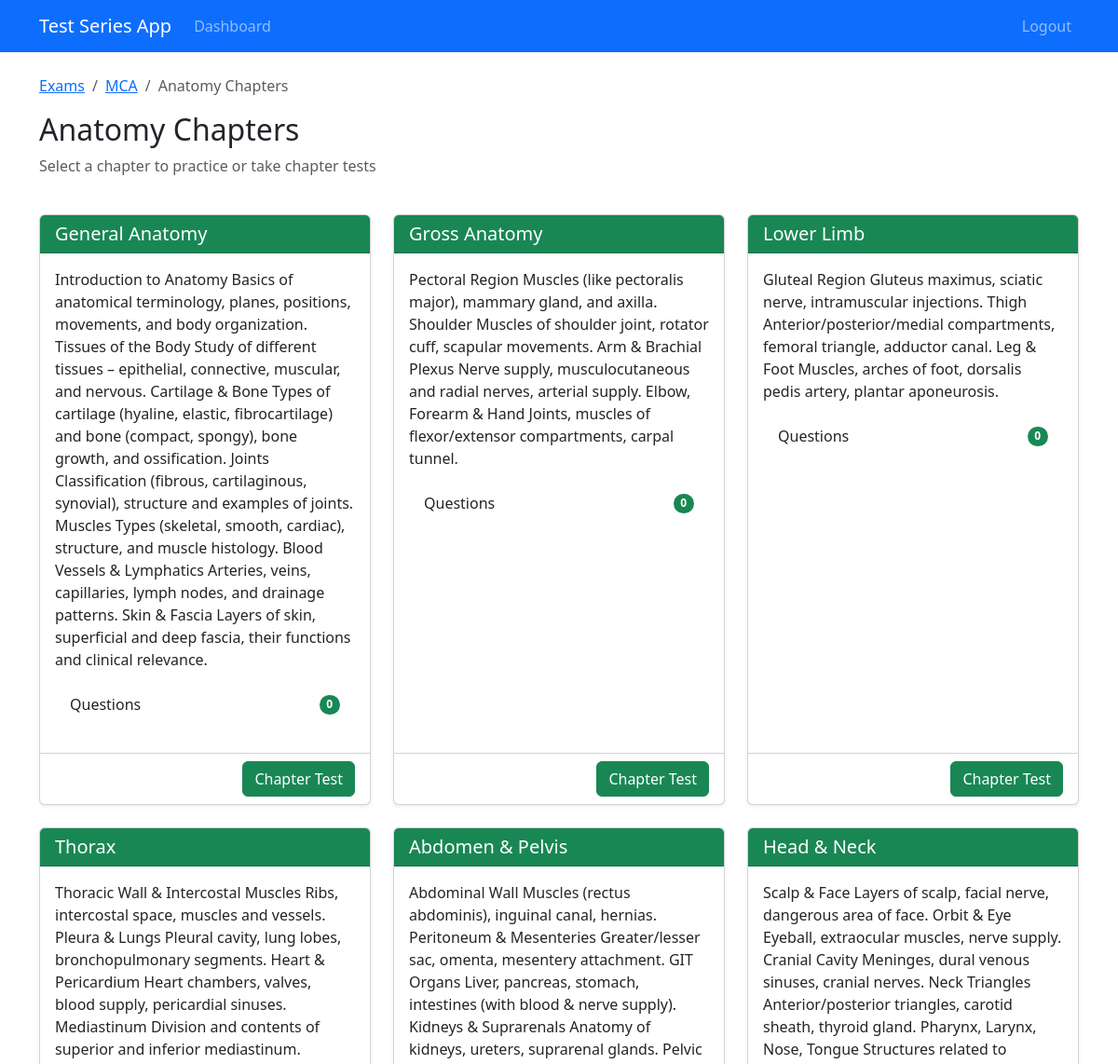
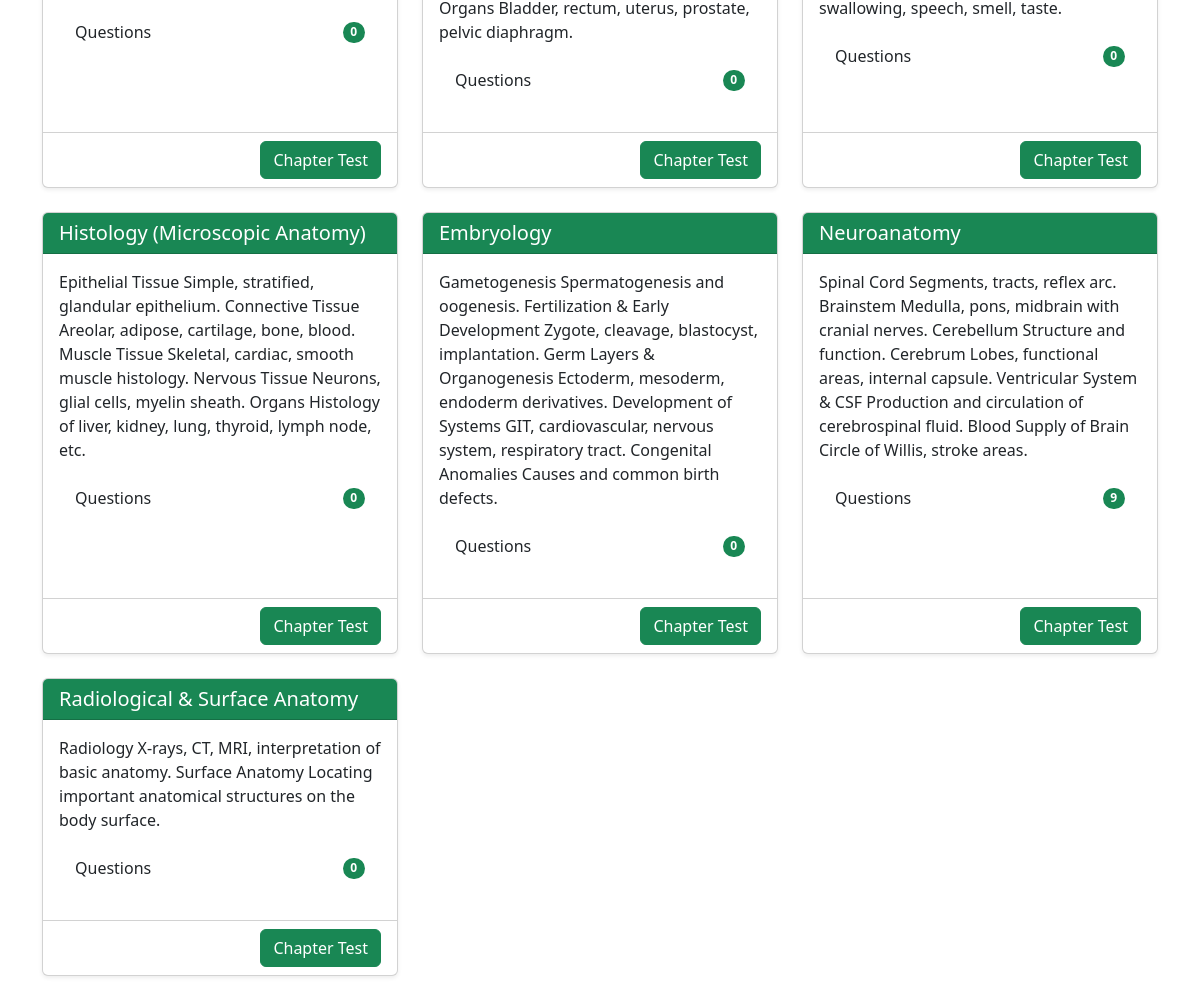
/exams/chapters/1/ (signed in), run on the app's committed database (2 pictures, top to bottom).
### exams/models.py (models this page shows, shortened)
class Subject(models.Model):
    exam_type = models.ForeignKey(ExamType, on_delete=models.CASCADE)
    name = models.CharField(max_length=100)
    description = models.TextField(blank=True, null=True)
    created_at = models.DateTimeField(auto_now_add=True)
    updated_at = models.DateTimeField(auto_now=True)

class ExamType(models.Model):
    name = models.CharField(max_length=100)
    description = models.TextField(blank=True, null=True)
    created_at = models.DateTimeField(auto_now_add=True)
    updated_at = models.DateTimeField(auto_now=True)

class Chapter(models.Model):
    subject = models.ForeignKey(Subject, on_delete=models.CASCADE)
    name = models.CharField(max_length=100)
    description = models.TextField(blank=True, null=True)  # Add this line
    created_at = models.DateTimeField(auto_now_add=True)
    updated_at = models.DateTimeField(auto_now=True)

### exams/views.py (the view)
# urls.py: path('chapters/<int:subject_id>/', views.chapters, name='chapters'),
@login_required
def chapters(request, subject_id):
    subject = get_object_or_404(Subject, pk=subject_id)
    chapters = Chapter.objects.filter(subject=subject).annotate(
        question_count=Count('question')
    )
    return render(request, 'exams/chapters.html', {
        'subject': subject,
        'chapters': chapters
    })

### templates/exams/chapters.html (shortened to what this page needs)
{% extends 'base.html' %}
{% block content %}
<div class="row mb-4">
    <div class="col">
        <nav aria-label="breadcrumb">
            <ol class="breadcrumb">
                <li class="breadcrumb-item"><a href="{% url 'exam_types' %}">Exams</a></li>
                <li class="breadcrumb-item"><a href="{% url 'subjects' subject.exam_type.id %}">{{ subject.exam_type.name }}</a></li>
                <li class="breadcrumb-item active" aria-current="page">{{ subject.name }} Chapters</li>
            </ol>
        </nav>
        <h2>{{ subject.name }} Chapters</h2>
        <p class="text-muted">Select a chapter to practice or take chapter tests</p>
    </div>
</div>
<div class="row row-cols-1 row-cols-md-2 row-cols-lg-3 g-4">
    {% for chapter in chapters %}
    <div class="col">
        <div class="card h-100 shadow-sm">
            <div class="card-header bg-success text-white">
                <h5 class="card-title mb-0">{{ chapter.name }}</h5>
            </div>
            <div class="card-body">
                <p class="card-text">{{ chapter.description }}</p>
                <ul class="list-group list-group-flush mb-3">
                    <li class="list-group-item d-flex justify-content-between align-items-center">
                        Questions
                        <span class="badge bg-success rounded-pill">{{ chapter.question_count }}</span>
                    </li>
                </ul>
            </div>
            <div class="card-footer bg-transparent">
                <div class="d-grid gap-2 d-md-flex justify-content-md-end">
                    <a href="{% url 'start_chapter_test' chapter.id %}" class="btn btn-success">Chapter Test</a>
                </div>
            </div>
        </div>
    </div>
    {% empty %}
    <div class="col">
        <div class="alert alert-info">No chapters available for this subject.</div>
    </div>
    {% endfor %}
</div>
{% endblock %}

### data on the page
Subject: exam_type.name "MCA", name "Anatomy"
Chapter: name "General Anatomy", description "Introduction to Anatomy Basics of anatomical terminology, planes, positions, movements, and body organization. Tissues of the Body Study of different tissues – epithelial, connective, muscular, and nervous. Cartilage & Bone Types of cartilage (hyaline, elastic, fibrocartilage) and bone (compact, spongy), bone growth, and ossification. Joints Classification (fibrous, cartilaginous, synovial), structure and examples of joints. Muscles Types (skeletal, smooth, cardiac), structure, and muscle histology. Blood Vessels & Lymphatics Arteries, veins, capillaries, lymph nodes, and drainage patterns. Skin & Fascia Layers of skin, superficial and deep fascia, their functions and clinical relevance.", question_count "0"
Chapter: name "Gross Anatomy", description "Pectoral Region Muscles (like pectoralis major), mammary gland, and axilla. Shoulder Muscles of shoulder joint, rotator cuff, scapular movements. Arm & Brachial Plexus Nerve supply, musculocutaneous and radial nerves, arterial supply. Elbow, Forearm & Hand Joints, muscles of flexor/extensor compartments, carpal tunnel.", question_count "0"
Chapter: name "Lower Limb", description "Gluteal Region Gluteus maximus, sciatic nerve, intramuscular injections. Thigh Anterior/posterior/medial compartments, femoral triangle, adductor canal. Leg & Foot Muscles, arches of foot, dorsalis pedis artery, plantar aponeurosis.", question_count "0"
Chapter: name "Thorax", description "Thoracic Wall & Intercostal Muscles Ribs, intercostal space, muscles and vessels. Pleura & Lungs Pleural cavity, lung lobes, bronchopulmonary segments. Heart & Pericardium Heart chambers, valves, blood supply, pericardial sinuses. Mediastinum Division and contents of superior and inferior mediastinum.", question_count "0"
Chapter: name "Abdomen & Pelvis", description "Abdominal Wall Muscles (rectus abdominis), inguinal canal, hernias. Peritoneum & Mesenteries Greater/lesser sac, omenta, mesentery attachment. GIT Organs Liver, pancreas, stomach, intestines (with blood & nerve supply). Kidneys & Suprarenals Anatomy of kidneys, ureters, suprarenal glands. Pelvic Organs Bladder, rectum, uterus, prostate, pelvic diaphragm.", question_count "0"
Chapter: name "Head & Neck", description "Scalp & Face Layers of scalp, facial nerve, dangerous area of face. Orbit & Eye Eyeball, extraocular muscles, nerve supply. Cranial Cavity Meninges, dural venous sinuses, cranial nerves. Neck Triangles Anterior/posterior triangles, carotid sheath, thyroid gland. Pharynx, Larynx, Nose, Tongue Structures related to swallowing, speech, smell, taste.", question_count "0"
Chapter: name "Histology (Microscopic Anatomy)", description "Epithelial Tissue Simple, stratified, glandular epithelium. Connective Tissue Areolar, adipose, cartilage, bone, blood. Muscle Tissue Skeletal, cardiac, smooth muscle histology. Nervous Tissue Neurons, glial cells, myelin sheath. Organs Histology of liver, kidney, lung, thyroid, lymph node, etc.", question_count "0"
Chapter: name "Embryology", description "Gametogenesis Spermatogenesis and oogenesis. Fertilization & Early Development Zygote, cleavage, blastocyst, implantation. Germ Layers & Organogenesis Ectoderm, mesoderm, endoderm derivatives. Development of Systems GIT, cardiovascular, nervous system, respiratory tract. Congenital Anomalies Causes and common birth defects.", question_count "0"
Chapter: name "Neuroanatomy", description "Spinal Cord Segments, tracts, reflex arc. Brainstem Medulla, pons, midbrain with cranial nerves. Cerebellum Structure and function. Cerebrum Lobes, functional areas, internal capsule. Ventricular System & CSF Production and circulation of cerebrospinal fluid. Blood Supply of Brain Circle of Willis, stroke areas.", question_count "9"
Chapter: name "Radiological & Surface Anatomy", description "Radiology X-rays, CT, MRI, interpretation of basic anatomy. Surface Anatomy Locating important anatomical structures on the body surface.", question_count "0"
